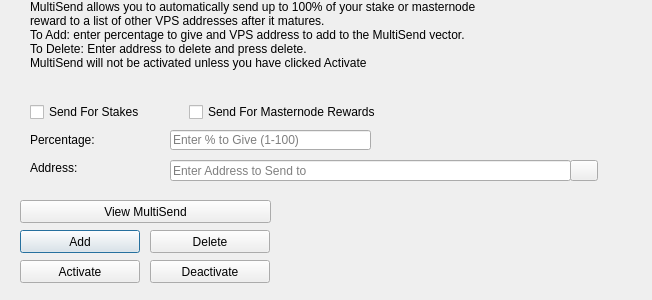
<?xml version="1.0" encoding="UTF-8"?>
<ui version="4.0">
 <class>MultiSendDialog</class>
 <widget class="QDialog" name="MultiSendDialog">
  <property name="windowModality">
   <enum>Qt::NonModal</enum>
  </property>
  <property name="geometry">
   <rect>
    <x>0</x>
    <y>0</y>
    <width>652</width>
    <height>300</height>
   </rect>
  </property>
  <property name="windowTitle">
   <string>MultiSend</string>
  </property>
  <widget class="QLineEdit" name="multiSendPercentEdit">
   <property name="geometry">
    <rect>
     <x>170</x>
     <y>130</y>
     <width>201</width>
     <height>20</height>
    </rect>
   </property>
   <property name="toolTip">
    <string>Enter whole numbers 1 - 100</string>
   </property>
   <property name="placeholderText">
    <string>Enter % to Give (1-100)</string>
   </property>
  </widget>
  <widget class="QLineEdit" name="multiSendAddressEdit">
   <property name="geometry">
    <rect>
     <x>170</x>
     <y>160</y>
     <width>401</width>
     <height>21</height>
    </rect>
   </property>
   <property name="toolTip">
    <string/>
   </property>
   <property name="placeholderText">
    <string>Enter Address to Send to</string>
   </property>
  </widget>
  <widget class="QLabel" name="label_2">
   <property name="geometry">
    <rect>
     <x>30</x>
     <y>0</y>
     <width>451</width>
     <height>121</height>
    </rect>
   </property>
   <property name="lineWidth">
    <number>1</number>
   </property>
   <property name="text">
    <string>MultiSend allows you to automatically send up to 100% of your stake or masternode reward to a list of other VPS addresses after it matures.
To Add: enter percentage to give and VPS address to add to the MultiSend vector.
To Delete: Enter address to delete and press delete.
MultiSend will not be activated unless you have clicked Activate</string>
   </property>
   <property name="alignment">
    <set>Qt::AlignLeading|Qt::AlignLeft|Qt::AlignTop</set>
   </property>
   <property name="wordWrap">
    <bool>true</bool>
   </property>
  </widget>
  <widget class="QLabel" name="message">
   <property name="geometry">
    <rect>
     <x>290</x>
     <y>200</y>
     <width>351</width>
     <height>91</height>
    </rect>
   </property>
   <property name="text">
    <string/>
   </property>
  </widget>
  <widget class="QPushButton" name="addButton">
   <property name="geometry">
    <rect>
     <x>20</x>
     <y>230</y>
     <width>120</width>
     <height>23</height>
    </rect>
   </property>
   <property name="toolTip">
    <string/>
   </property>
   <property name="statusTip">
    <string>Add to MultiSend Vector</string>
   </property>
   <property name="text">
    <string>Add</string>
   </property>
  </widget>
  <widget class="QPushButton" name="disableButton">
   <property name="geometry">
    <rect>
     <x>150</x>
     <y>260</y>
     <width>120</width>
     <height>23</height>
    </rect>
   </property>
   <property name="statusTip">
    <string>Deactivate MultiSend</string>
   </property>
   <property name="text">
    <string>Deactivate</string>
   </property>
  </widget>
  <widget class="QPushButton" name="addressBookButton">
   <property name="geometry">
    <rect>
     <x>570</x>
     <y>160</y>
     <width>28</width>
     <height>21</height>
    </rect>
   </property>
   <property name="toolTip">
    <string>Choose an address from the address book</string>
   </property>
   <property name="text">
    <string/>
   </property>
   <property name="icon">
    <iconset resource="../vps.qrc">
     <normaloff>:/icons/address-book</normaloff>:/icons/address-book</iconset>
   </property>
   <property name="shortcut">
    <string>Alt+A</string>
   </property>
   <property name="autoDefault">
    <bool>false</bool>
   </property>
  </widget>
  <widget class="QLabel" name="label">
   <property name="geometry">
    <rect>
     <x>30</x>
     <y>130</y>
     <width>121</width>
     <height>20</height>
    </rect>
   </property>
   <property name="toolTip">
    <string>Percentage of stake to send</string>
   </property>
   <property name="text">
    <string>Percentage:</string>
   </property>
  </widget>
  <widget class="QLabel" name="label_5">
   <property name="geometry">
    <rect>
     <x>30</x>
     <y>160</y>
     <width>111</width>
     <height>16</height>
    </rect>
   </property>
   <property name="toolTip">
    <string>Address to send portion of stake to</string>
   </property>
   <property name="text">
    <string>Address:</string>
   </property>
  </widget>
  <widget class="QPushButton" name="deleteButton">
   <property name="geometry">
    <rect>
     <x>150</x>
     <y>230</y>
     <width>120</width>
     <height>23</height>
    </rect>
   </property>
   <property name="toolTip">
    <string/>
   </property>
   <property name="statusTip">
    <string>Delete Address From MultiSend Vector</string>
   </property>
   <property name="text">
    <string>Delete</string>
   </property>
  </widget>
  <widget class="QPushButton" name="activateButton">
   <property name="geometry">
    <rect>
     <x>20</x>
     <y>260</y>
     <width>120</width>
     <height>23</height>
    </rect>
   </property>
   <property name="statusTip">
    <string>Activate MultiSend</string>
   </property>
   <property name="text">
    <string>Activate</string>
   </property>
  </widget>
  <widget class="QPushButton" name="viewButton">
   <property name="geometry">
    <rect>
     <x>20</x>
     <y>200</y>
     <width>251</width>
     <height>23</height>
    </rect>
   </property>
   <property name="toolTip">
    <string/>
   </property>
   <property name="statusTip">
    <string>View MultiSend Vector</string>
   </property>
   <property name="text">
    <string>View MultiSend</string>
   </property>
  </widget>
  <widget class="QWidget" name="horizontalLayoutWidget">
   <property name="geometry">
    <rect>
     <x>30</x>
     <y>100</y>
     <width>351</width>
     <height>24</height>
    </rect>
   </property>
   <layout class="QHBoxLayout" name="horizontalLayout">
    <item>
     <widget class="QCheckBox" name="multiSendStakeCheckBox">
      <property name="text">
       <string>Send For Stakes</string>
      </property>
     </widget>
    </item>
    <item>
     <widget class="QCheckBox" name="multiSendMasternodeCheckBox">
      <property name="text">
       <string>Send For Masternode Rewards</string>
      </property>
     </widget>
    </item>
   </layout>
  </widget>
 </widget>
 <resources>
  <include location="../vps.qrc"/>
 </resources>
 <connections/>
</ui>
